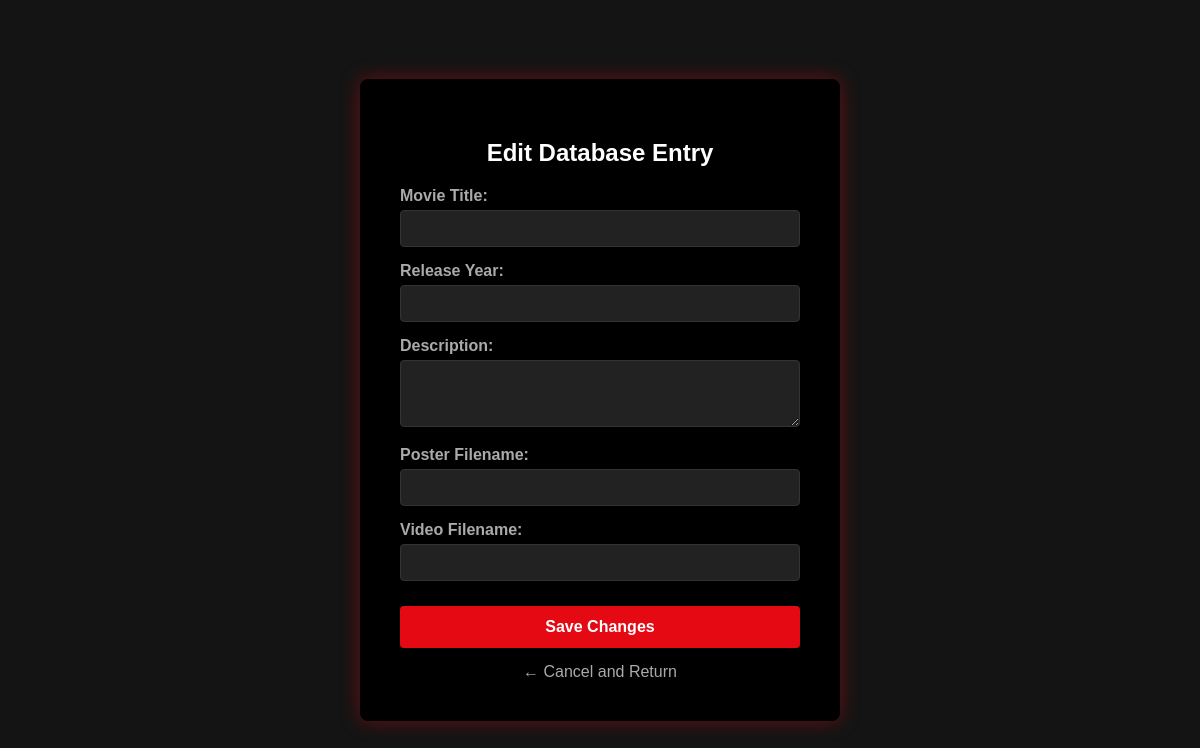
The page /edit_movie/6 on the database as committed earlier.
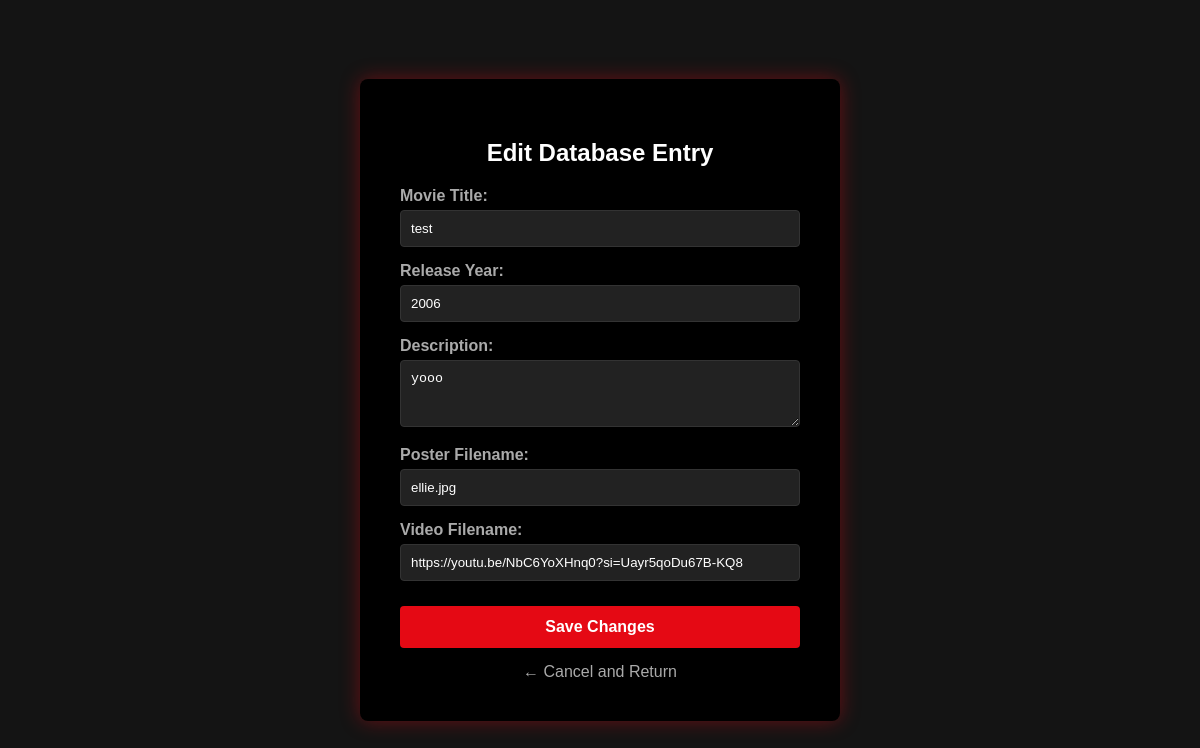
The same page on the database as committed later.
### tables this page shows
CREATE TABLE movies (
        id INTEGER PRIMARY KEY AUTOINCREMENT,
        title TEXT NOT NULL,
        year TEXT NOT NULL,
        description TEXT,
        poster TEXT,
        video TEXT
    );

### app.py (the view)
@app.route('/edit_movie/<int:movie_id>')
def edit_movie(movie_id):
    conn = get_db_connection()
    movie = conn.execute('SELECT * FROM movies WHERE id = ?', (movie_id,)).fetchone()
    conn.close()
    return render_template('edit.html', movie=movie)

### app.py (called while the page is built)
def get_db_connection():
    basedir = os.path.abspath(os.path.dirname(__file__))
    db_path = os.path.join(basedir, 'movies.db')
    conn = sqlite3.connect(db_path)
    conn.row_factory = sqlite3.Row
    return conn

### templates/edit.html (shortened to what this page needs)
<!DOCTYPE html>
<html lang="en">
<head>
</head>
<body>
    <div class="admin-box">
        <h2>Edit Database Entry</h2>
        <form action="/update_movie/{{ movie['id'] }}" method="POST">
            <label>Movie Title:</label>
            <input type="text" name="title" required value="{{ movie['title'] }}">
            <label>Release Year:</label>
            <input type="text" name="year" required value="{{ movie['year'] }}">
            <label>Description:</label>
            <textarea name="description" rows="3" required>{{ movie['description'] }}</textarea>
            <label>Poster Filename:</label>
            <input type="text" name="poster" required value="{{ movie['poster'] }}">
            <label>Video Filename:</label>
            <input type="text" name="video" required value="{{ movie['video'] }}">
            <button type="submit" class="btn-update">Save Changes</button>
        </form>
        <a href="/admin" class="back-link">&larr; Cancel and Return</a>
    </div>
</body>
</html>

Rows that differ between the two databases and show on the page:
added movies: title "test", year "2006", description "yooo", poster "ellie.jpg", video "https://youtu.be/NbC6YoXHnq0?si=Uayr5qoDu67B-KQ8"
